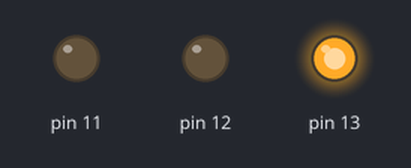
A sketch run on a simulated Arduino Uno, built with avr-gcc and run on an emulated ATmega328P. On the bench: output pins drawn as LEDs (lit = HIGH).

Above: at 0.05 s.
At 2.05 s:
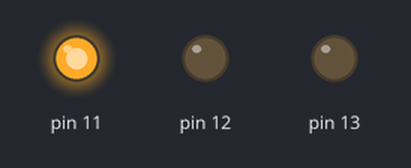
At 4.25 s:
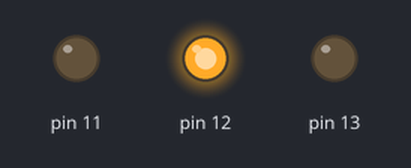
At 8.15 s:
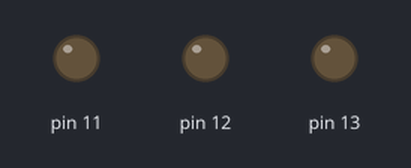
Timing chart, 0 to 8.4 s (numbered marks = the images above):
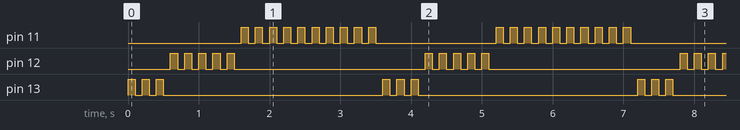

The sketch:

LEDs_Blink.ino
```cpp
//Declaring of LED blinking function
int i;
void blinker(int counter, int pinUsed, int delayTime);

void setup() {
  // Declaring pins to be used
  pinMode(13, OUTPUT);
  pinMode(12, OUTPUT);
  pinMode(11, OUTPUT);
}

void loop() {
  // Initialization and declaration of counter and delay time
  int counter;
  int delayTime;
  counter = 3;
  delayTime = 100;
  // Calling Blinker for blinking the 3 LEDs
  blinker(counter,13,delayTime);
  counter = 5;
  blinker(counter,12,delayTime);
  counter = 10;
  blinker(counter, 11, delayTime);
}

// Creation of the Blinker Function
void blinker(int counter, int pinUsed, int delayTime) {
  for (i = 0; i < counter; i++){
    digitalWrite(pinUsed, HIGH);
    delay(delayTime);
    digitalWrite(pinUsed, LOW);
    delay(delayTime);
  }
}
```

Measured:
- by itself, pin 11: repeats every 3.6 s: 9 × (LOW 0.10 s, HIGH 0.10 s), LOW 1.7 s, HIGH 0.10 s
- by itself, pin 12: repeats every 3.6 s: 4 × (LOW 0.10 s, HIGH 0.10 s), LOW 2.7 s, HIGH 0.10 s
- by itself, pin 13: repeats every 3.6 s: 2 × (LOW 0.10 s, HIGH 0.10 s), LOW 3.1 s, HIGH 0.10 s
